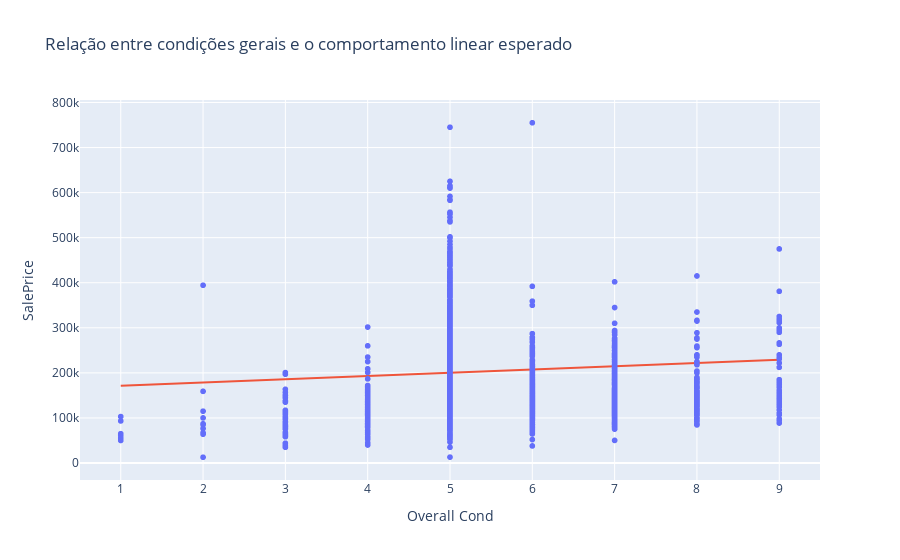

Write notebook code for a chart like this one.
### Markdown cell above
O coeficiente de cerca de 7200 sugere que o preço da casa pode aumentar em cerca de USD 7000 a cada nível de conservação que se alcança. De fato, ao plotar os pontos com uma reta usando o coeficiente de condição geral como inclinação, vemos que a reta da regressão linear tende a ficar não muito distante da média de cada categoria. O alinhamento, conforme se espera, não é perfeito, porque afinal há outros fatores, mas é notavelmente próximo.

### Code cell
import plotly.graph_objects as go

intercept = model.params['const']
slope = overall_condition_coefficient_row['coefficient'].iloc[0]
fig = px.scatter(
    df,
    x="Overall Cond",
    y="SalePrice",
    title="Relação entre condições gerais e o comportamento linear esperado",
    #log_y=True
)
fig.add_trace(go.Scatter(
    x=df['Overall Cond'],
    y=df['Overall Cond'] * slope + intercept,
    mode="lines",
    name=f"y = {slope:.2f}x + {intercept:.2f}",
    showlegend=False
))

fig.show()

### Figure 1 — Plotly figure (JSON) as saved in the notebook; plotly's stock layout.template omitted (floating-point values rounded to 4 significant figures; data arrays with more than 128 entries replaced by an {"elided": "..."} marker saying what was removed)
{"data": [{"hovertemplate": "Overall Cond=%{x}<br>SalePrice=%{y}<extra></extra>", "legendgroup": "", "marker": {"color": "#636efa", "symbol": "circle"}, "mode": "markers", "name": "", "showlegend": false, "type": "scattergl", "x": {"elided": "2930 int values"}, "xaxis": "x", "y": {"elided": "2930 int values"}, "yaxis": "y"}, {"mode": "lines", "name": "y = 7243.87x + 164209.29", "showlegend": false, "type": "scatter", "x": {"elided": "2930 int values"}, "y": {"elided": "2930 float values"}}], "layout": {"autosize": true, "legend": {"tracegroupgap": 0}, "title": {"text": "Relação entre condições gerais e o comportamento linear esperado"}, "xaxis": {"anchor": "y", "autorange": true, "domain": [0, 1], "range": [0.5014, 9.499], "title": {"text": "Overall Cond"}, "type": "linear"}, "yaxis": {"anchor": "x", "autorange": true, "domain": [0, 1], "range": [-48460.0, 816300.0], "title": {"text": "SalePrice"}, "type": "linear"}}}
